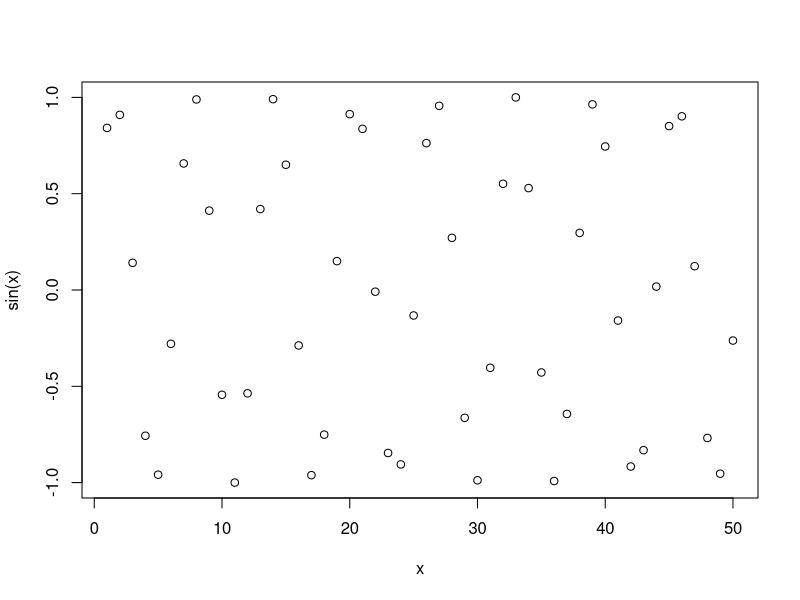
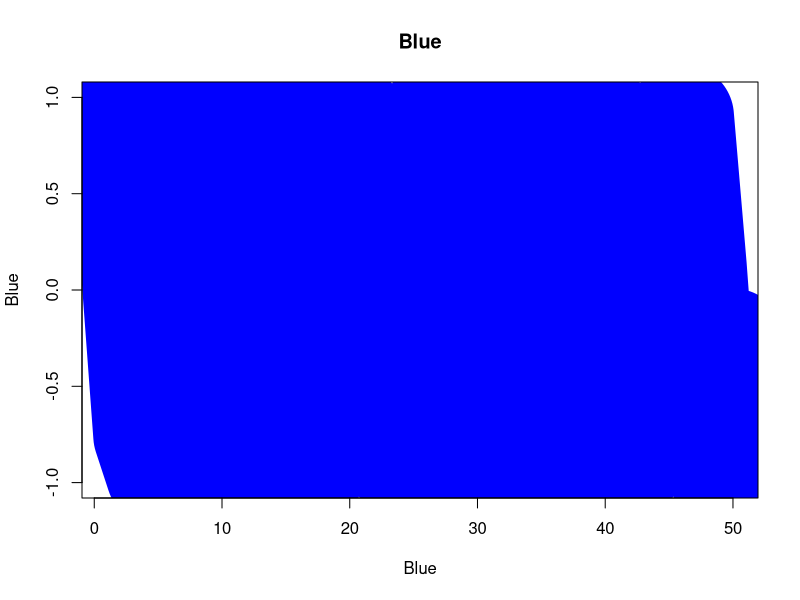

The R source for these figures, in order:
#Lab 04
df <- data.frame(numbs = 1:5, chars = letters[1:5], logicals = c(T,T,T,F,T))
#[rows,column]

df[ df$numbs > 3 , ]

df$numbs > 3

df[ df$logicals == TRUE , ]

x <- 1:50  
plot(x,sin(x))

plot(x, sin(x), type = "l", col = "blue", lwd = 100, ylab = "Blue", main = "Blue"
     , xlab = "Blue")
#xtra cred - submit a rendered version of this scripts